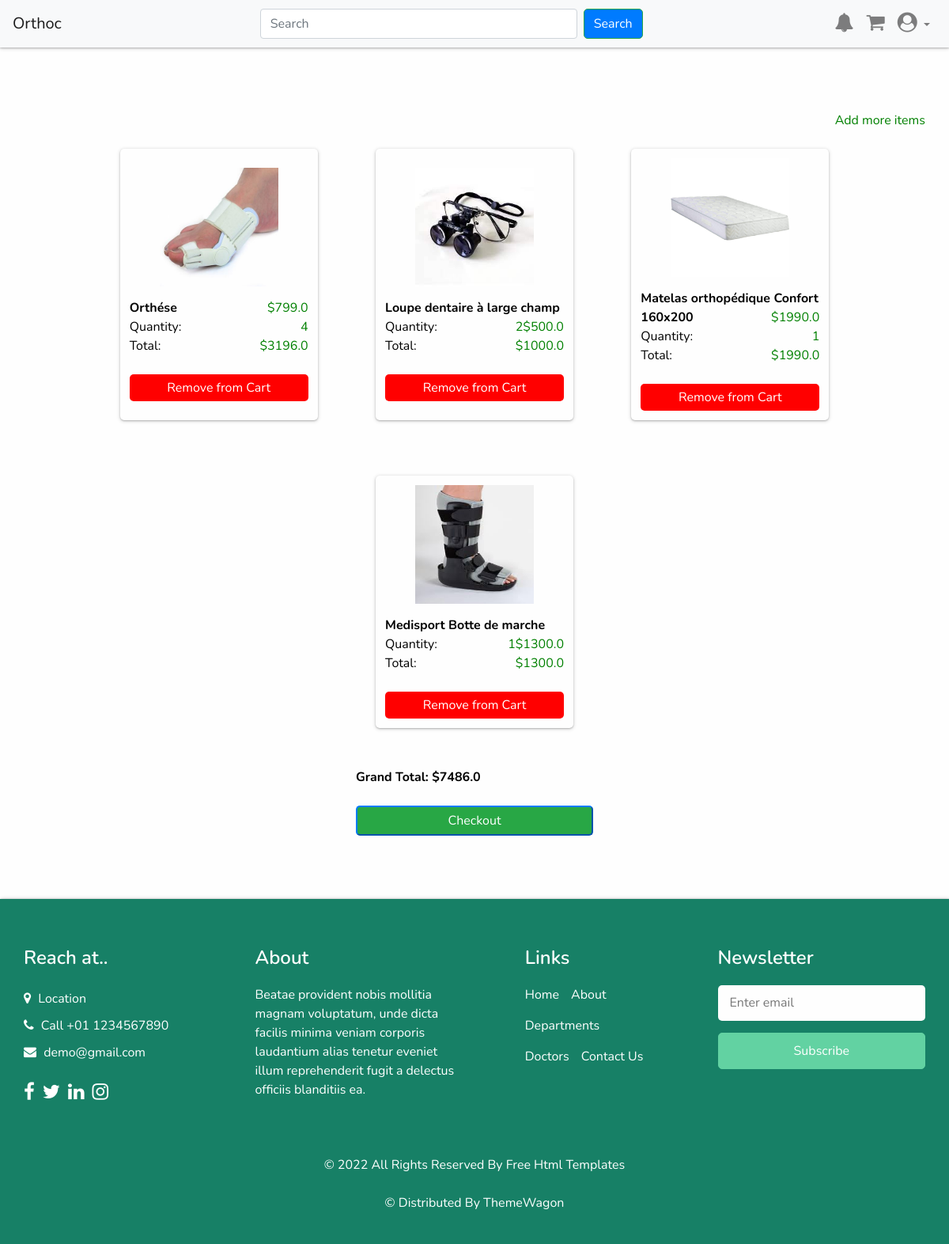
Screenshot of /cart (signed in) with the database file from the repository.
### db_models.py (models this page shows)
class Item(db.Model):
	__tablename__ = "items"
	id = db.Column(db.Integer, primary_key=True)
	name = db.Column(db.String(100), nullable=False)
	price = db.Column(db.Float, nullable=False)
	category = db.Column(db.Text, nullable=False)
	image = db.Column(db.String(250), nullable=False)
	details = db.Column(db.String(250), nullable=False)
	price_id = db.Column(db.String(250), nullable=False)
	orders = db.relationship("Ordered_item", backref="item")
	in_cart = db.relationship("Cart", backref="item")

### __init__.py (the view)
@app.route("/cart")
@login_required
def cart():
	price = 0
	price_ids = []
	items = []
	quantity = []
	for cart in current_user.cart:
		items.append(cart.item)
		quantity.append(cart.quantity)
		price_id_dict = {
			"price": cart.item.price_id,
			"quantity": cart.quantity,
			}
		price_ids.append(price_id_dict)
		price += cart.item.price*cart.quantity
	return render_template('cart.html', items=items, price=price, price_ids=price_ids, quantity=quantity)

### __init__.py (called while the page is built)
@app.context_processor
def inject_now():
	return {'now': datetime.utcnow()}

@login_manager.user_loader
def load_user(user_id):
	return User.query.get(user_id)

### templates/cart.html (shortened to what this page needs)
{% extends "base.html" %}
{% block content %}
	{% if not items %}
		<div class="flash-error">
			Cart is empty!<br>
			<a href="{{ url_for('home') }}">Discover new items</a>
		</div>
	{% else %}
		<a href="{{ url_for('home') }}" class="right-item">Add more items</a><br><br>
	{% endif %}
	<div class="items">
	{% for i in range(items|length) %}
    <div class="item">
		<div class="item-wrapper">
			<div class="img-wrapper">
				<img src="{{ items[i].image }}" class="pic">
			</div>
			<b>{{ items[i].name }}</b>
			<span class="right-item">${{ items[i].price }}</span><br>
			Quantity:
			<span class="right-item">{{ quantity[i] }}</span><br>
			Total:
			<span class="right-item">${{ quantity[i]*items[i].price }}</span>
			<br><br>
			<a href="{{ url_for('remove', id=items[i].id, quantity=quantity[i]) }}">
				<button class="remove-from-cart"> Remove from Cart </button>
			</a>
		</div>
	</div>
        {% endfor %}
	</div>
	{% if price %}
	<div class="check">
		<form method="POST" action="{{ url_for('create_checkout_session') }}">
			Grand Total: ${{ price }} <br><br>
			<button class="bg-success btn-block btn-primary checkout"> Checkout </button>
		</form>
	</div>
	{% endif %}
{% endblock %}

### templates/base.html (shortened to what this page needs)
{% import "bootstrap/wtf.html" as wtf %}
<!DOCTYPE html>
<html lang="en">
  <head>
    <link rel="stylesheet" href="https://maxcdn.bootstrapcdn.com/bootstrap/4.0.0/css/bootstrap.min.css">
    <link rel="stylesheet" type="text/css" href="{{ url_for('static', filename='styles.css') }}">
    <link rel="stylesheet" href="https://cdnjs.cloudflare.com/ajax/libs/font-awesome/4.7.0/css/font-awesome.min.css">
      <link rel="stylesheet" href="{{ url_for('static', filename= 'css/bootstrap.css') }}">
  <link rel="stylesheet" type="text/css" href="https://cdnjs.cloudflare.com/ajax/libs/OwlCarousel2/2.3.4/assets/owl.carousel.min.css" />
  <link  href="{{ url_for('static', filename= 'css/font-awesome.min.css') }}"  rel="stylesheet" />
  <link href="{{ url_for('static', filename= 'css/style.css') }}"  rel="stylesheet" />
  <link href="{{ url_for('static', filename= 'css/responsive.css') }}"  rel="stylesheet" />
</head>
  <body>
    <nav class="navbar navbar-expand-lg navbar-light bg-light">
      <a class="navbar-brand" href="{{ url_for('index') }}">Orthoc</a>
      <div class="collapse navbar-collapse" id="navbarSupportedContent">
        <form class="form-inline my-2 my-lg-0 ml-auto" action="{{ url_for('search') }}">
          <input class="form-control mr-sm-2" type="search" name="query" placeholder="Search" size="40" required>
          <input class="btn btn-outline-success my-2 my-sm-0" type="submit" value="Search">
        </form>
        <ul class="navbar-nav ml-auto">
          {% if not current_user.is_authenticated %}
          <li class="nav-item">
            <a class="nav-link" href="{{ url_for('home') }}">Home</a>
          </li>
            <li class="nav-item">
              <a class="nav-link" href="{{ url_for('login') }}">Login</a>
            </li>
            <li class="nav-item">
              <a class="nav-link" href="{{ url_for('register') }}">Register</a>
            </li>
          {% else %}
            <li class="nav-item">
              <a class="nav-link" href="#">
                <i class='fa fa-bell' style='font-size:24px'></i>
              </a>
            </li>
            <li class="nav-item">
              <a class="nav-link" href="{{ url_for('cart') }}">
                <i class="fa fa-shopping-cart" style="font-size:25px"></i>
              </a>
            </li>
          <li class="nav-item dropdown">
            <a class="nav-link dropdown-toggle" href="#" id="navbarDropdown" role="button" data-toggle="dropdown" aria-haspopup="true" aria-expanded="false">
              <i class='fa fa-user-circle' style='font-size:25px'></i>
            </a>
          </li>
          {% endif %}
        </ul>
      </div>
    </nav>
    <div class="container">
      <div class="main">
        {% block content %}
        {% endblock %}
      </div>
    </div>
  <footer class="footer_section">
    <div class="container">
      <div class="row">
        <div class="col-md-6 col-lg-3 footer_col">
          <div class="footer_contact">
            <h4>
              Reach at..
            </h4>
            <div class="contact_link_box">
              <a href="">
                <i class="fa fa-map-marker" aria-hidden="true"></i>
                <span>
                  Location
                </span>
              </a>
              <a href="">
                <i class="fa fa-phone" aria-hidden="true"></i>
                <span>
                  Call +01 1234567890
                </span>
              </a>
              <a href="">
                <i class="fa fa-envelope" aria-hidden="true"></i>
                <span>
                  demo@gmail.com
                </span>
              </a>
            </div>
          </div>
          <div class="footer_social">
            <a href="">
              <i class="fa fa-facebook" aria-hidden="true"></i>
            </a>
            <a href="">
              <i class="fa fa-twitter" aria-hidden="true"></i>
            </a>
            <a href="">
              <i class="fa fa-linkedin" aria-hidden="true"></i>
            </a>
            <a href="">
              <i class="fa fa-instagram" aria-hidden="true"></i>
            </a>
          </div>
        </div>
        <div class="col-md-6 col-lg-3 footer_col">
          <div class="footer_detail">
            <h4>
              About
            </h4>
            <p>
              Beatae provident nobis mollitia magnam voluptatum, unde dicta facilis minima veniam corporis laudantium alias tenetur eveniet illum reprehenderit fugit a delectus officiis blanditiis ea.
            </p>
          </div>
        </div>
        <div class="col-md-6 col-lg-2 mx-auto footer_col">
          <div class="footer_link_box">
            <h4>
              Links
            </h4>
            <div class="footer_links">
              <a class="active" href="index.html">
                Home
              </a>
              <a class="" href="about.html">
                About
              </a>
              <a class="" href="departments.html">
                Departments
              </a>
              <a class="" href="doctors.html">
                Doctors
              </a>
              <a class="" href="contact.html">
                Contact Us
              </a>
            </div>
          </div>
        </div>
        <div class="col-md-6 col-lg-3 footer_col ">
          <h4>
            Newsletter
          </h4>
          <form action="#">
            <input type="email" placeholder="Enter email" />
            <button type="submit">
              Subscribe
            </button>
          </form>
        </div>
      </div>
      <div class="footer-info">
        <p>
          &copy; <span id="displayYear"></span> All Rights Reserved By
          <a href="https://html.design/">Free Html Templates<br><br></a>
            &copy;  Distributed By
            <a href="https://themewagon.com/">ThemeWagon</a>
        </p>
      </div>
    </div>
  </footer>
  </body>
</html>

### static/styles.css (style rules this page uses)
.main { padding: 10vh 0; }
.navbar { padding: .7rem 6rem; box-shadow: 0 1px 2px 0 rgba(0, 0, 0, 0.2), 0 1px 5px 0 rgba(0, 0, 0, 0.19); }
footer { box-shadow: 1px 0 2px 0 rgba(0, 0, 0, 0.2), 1px 0 5px 0 rgba(0, 0, 0, 0.19); }
form .btn { background: #007bff; color: white; border-radius: 5px; }
.items { max-width: 900px; margin: 0 auto; display: flex; justify-content: space-around; flex-wrap: wrap; gap: 70px; }
.item { width:250px; padding: 12px; box-shadow: 0 1px 2px 0 rgba(0, 0, 0, 0.2), 0 1px 5px 0 rgba(0, 0, 0, 0.19); border-radius: 5px; display: flex; flex-direction: column; justify-content: center; }
.remove-from-cart { background-color: red; }
.add-to-cart, .remove-from-cart { width: 100%; border: none; color: white; padding: 5px; border-radius: 5px; cursor: pointer; }
.pic { width:150px; height: 150px; }
.img-wrapper { display: flex; justify-content: center; margin-bottom: 15px; }
.right-item { float:right; color:green; }
.check { max-width: 300px; margin: 0 auto; margin-top: 50px; font-weight: bold; }
.checkout { cursor:pointer; padding: 5px; border-radius:5px; }

### static/css/style.css (style rules this page uses)
body { font-family: 'Nunito', sans-serif; color: #000000; background-color: #fefefe; overflow-x: hidden; }
a, a:hover, a:focus { text-decoration: none; }
.btn, .btn:focus { outline: none !important; -webkit-box-shadow: none; box-shadow: none; }
.footer_section { background: #178066; color: #ffffff; padding: 60px 0 15px 0; position: relative; }
.footer_section h4 { font-weight: 600; margin-bottom: 20px; }
.footer_section .footer_col { margin-bottom: 30px; }
.footer_section .footer_contact .contact_link_box { display: -webkit-box; display: -ms-flexbox; display: flex; -webkit-box-orient: vertical; -webkit-box-direction: normal; -ms-flex-direction: column; flex-direction: column; }
.footer_section .footer_contact .contact_link_box a { margin: 5px 0; color: #ffffff; }
.footer_section .footer_contact .contact_link_box a i { margin-right: 5px; }
.footer_section .footer_social { display: -webkit-box; display: -ms-flexbox; display: flex; margin-top: 20px; margin-bottom: 10px; }
.footer_section .footer_social a { display: -webkit-box; display: -ms-flexbox; display: flex; -webkit-box-pack: center; -ms-flex-pack: center; justify-content: center; -webkit-box-align: center; -ms-flex-align: center; align-items: center; color: #ffffff; border-radius: 100%; margin-right: 10px; font-size: 24px; }
.footer_section .footer_links { display: -webkit-box; display: -ms-flexbox; display: flex; -ms-flex-wrap: wrap; flex-wrap: wrap; }
.footer_section .footer_links a { display: -webkit-box; display: -ms-flexbox; display: flex; -webkit-box-align: center; -ms-flex-align: center; align-items: center; margin-right: 15px; margin-bottom: 15px; color: #ffffff; }
.footer_section form input { border: none; background-color: #fefefe; width: 100%; height: 45px; color: #000000; outline: none; border-radius: 5px; padding: 0 15px; }
.footer_section form input::placeholder { color: #777; }
.footer_section form button { width: 100%; text-align: center; display: inline-block; padding: 10px 55px; background-color: #62d2a2; color: #ffffff; border-radius: 5px; -webkit-transition: all 0.3s; transition: all 0.3s; border: 1px solid #62d2a2; margin-top: 15px; }
.footer_section .footer-info { text-align: center; }
.footer_section .footer-info p { color: #ffffff; padding: 25px 0; margin: 0; }
.footer_section .footer-info p a { color: inherit; }

### static/css/responsive.css (style rules this page uses)
@media (min-width: 1200px) { .container { max-width: 1170px; } }

### rows the page displays
Item: image (picture), name "Orthése", price "799.0", quantity[i]*items[i].price "3196.0"
Item: name "Loupe dentaire à large champ", price "500.0", quantity[i]*items[i].price "1000.0"
Item: image (picture), name "Matelas orthopédique Confort 160x200", price "1990.0", quantity[i]*items[i].price "1990.0"
Item: image (picture), name "Medisport Botte de marche", price "1300.0", quantity[i]*items[i].price "1300.0"

### other values shown
{{ quantity[i] }} "4" "2" "1" "1"
{{ price }} "7486.0"
